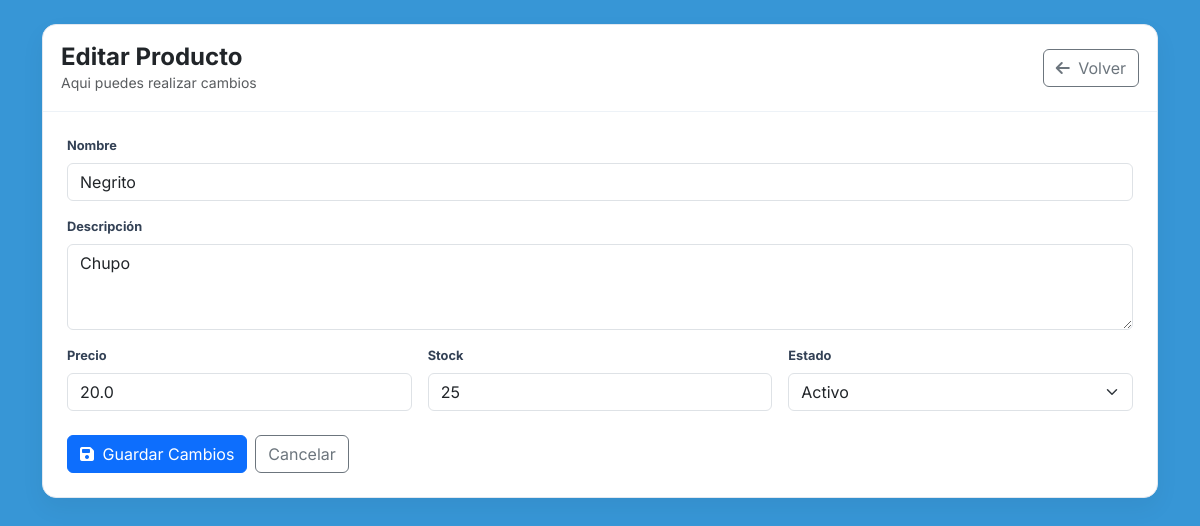
Screenshot of /productos/2/editar (signed in) with the database file from the repository.
### tables this page shows
CREATE TABLE productos (
                    id INTEGER PRIMARY KEY AUTOINCREMENT,
                    nombre TEXT NOT NULL,
                    descripcion TEXT,
                    precio REAL NOT NULL,
                    stock INTEGER NOT NULL DEFAULT 0,
                    activo INTEGER NOT NULL DEFAULT 1,
                    created_at DATETIME DEFAULT CURRENT_TIMESTAMP,
                    updated_at DATETIME
                );

### app.py (the view, shortened to what this page needs)
@app.route('/productos/<int:producto_id>/editar', methods=['GET', 'POST'])
def productos_editar(producto_id):
    if not require_login():
        return redirect(url_for('login'))
    try:
        conn = get_connection()
        cur = conn.cursor()
        cur.execute("SELECT * FROM productos WHERE id = ?", (producto_id,))
        producto = cur.fetchone()
        if not producto:
            conn.close()
            flash("Producto no encontrado", "warning")
            return redirect(url_for('productos_list'))
        conn.close()
        return render_template('producto_form.html', modo='editar', producto=producto)
    except Exception as e:
        flash(f"Error cargando producto: {str(e)}", "danger")
        return redirect(url_for('productos_list'))

### app.py (called while the page is built)
def get_connection():
    try:
        conn = sqlite3.connect(DB_NAME)
        conn.row_factory = sqlite3.Row
        return conn
    except Exception as e:
        print(f"Error conectando a SQLite: {e}")
        return None

def require_login():
    if 'user_id' not in session:
        flash('Inicia sesión primero', 'warning')
        return False
    return True

### templates/producto_form.html (shortened to what this page needs)
<!DOCTYPE html>
<html lang="es">
<head>
  <link href="https://cdn.jsdelivr.net/npm/bootstrap@5.3.0/dist/css/bootstrap.min.css" rel="stylesheet">
  <link rel="stylesheet" href="https://cdnjs.cloudflare.com/ajax/libs/font-awesome/6.4.0/css/all.min.css">
</head>
<body class="p-3 p-md-4">
  <div class="container">
    <div class="cardx">
      <div class="topbar">
        <div>
          <h4 class="mb-0 fw-bold">{{ 'Nuevo Producto' if modo=='crear' else 'Editar Producto' }}</h4>
          <div class="text-muted small">Aqui puedes realizar cambios {{ nombre }}</div>
        </div>
        <a class="btn btn-outline-secondary" href="{{ url_for('productos_list') }}">
          <i class="fas fa-arrow-left me-1"></i> Volver
        </a>
      </div>
      <div class="p-3 p-md-4">
        <form method="POST">
          <div class="mb-3">
            <div class="label-sm mb-2">Nombre</div>
            <input class="form-control" name="nombre" required maxlength="60"
                   value="{{ '' if not producto else producto[1] }}"
                   placeholder="Ej. Pastel de Chocolate" />
          </div>
          <div class="mb-3">
            <div class="label-sm mb-2">Descripción</div>
            <textarea class="form-control" name="descripcion" rows="3" maxlength="200"
                      placeholder="Descripción corta...">{{ '' if not producto else producto[2] }}</textarea>
          </div>
          <div class="row g-3">
            <div class="col-md-4">
              <div class="label-sm mb-2">Precio</div>
              <input class="form-control" name="precio" required type="number" step="0.01" min="0"
                     value="{{ '' if not producto else producto[3] }}"
                     placeholder="0.00" />
            </div>
            <div class="col-md-4">
              <div class="label-sm mb-2">Stock</div>
              <input class="form-control" name="stock" required type="number" min="0"
                     value="{{ '' if not producto else producto[4] }}"
                     placeholder="0" />
            </div>
            <div class="col-md-4">
              <div class="label-sm mb-2">Estado</div>
              {% set activo_val = 1 if (not producto) else producto[5] %}
              <select class="form-select" name="activo">
                <option value="1" {% if activo_val==1 %}selected{% endif %}>Activo</option>
              </select>
            </div>
          </div>
          <div class="d-flex gap-2 mt-4">
            <button class="btn btn-primary" type="submit">
              <i class="fas fa-save me-1"></i>
              {{ 'Crear' if modo=='crear' else 'Guardar Cambios' }}
            </button>
            <a class="btn btn-outline-secondary" href="{{ url_for('productos_list') }}">Cancelar</a>
          </div>
        </form>
      </div>
    </div>
  </div>
</body>
</html>

### templates/producto_form.html (style rules this page uses)
body { font-family: 'Inter', sans-serif; background:#3796d6; }
.cardx { background:#fff; border:1px solid #e2e8f0; border-radius:14px; box-shadow: 0 10px 25px rgba(0,0,0,0.05); }
.topbar { padding:18px; border-bottom:1px solid #edf2f7; display:flex; justify-content:space-between; align-items:center; }
.label-sm { font-size:.8rem; font-weight:700; color:#334155; }

### rows the page displays
productos: nombre "Negrito", descripcion "Chupo", precio "20.0", stock "25"

### other values shown
{{ 'Nuevo Producto' if modo=='crear' else 'Editar Producto' }} "Editar Producto"
{{ 'Crear' if modo=='crear' else 'Guardar Cambios' }} "Guardar Cambios"
